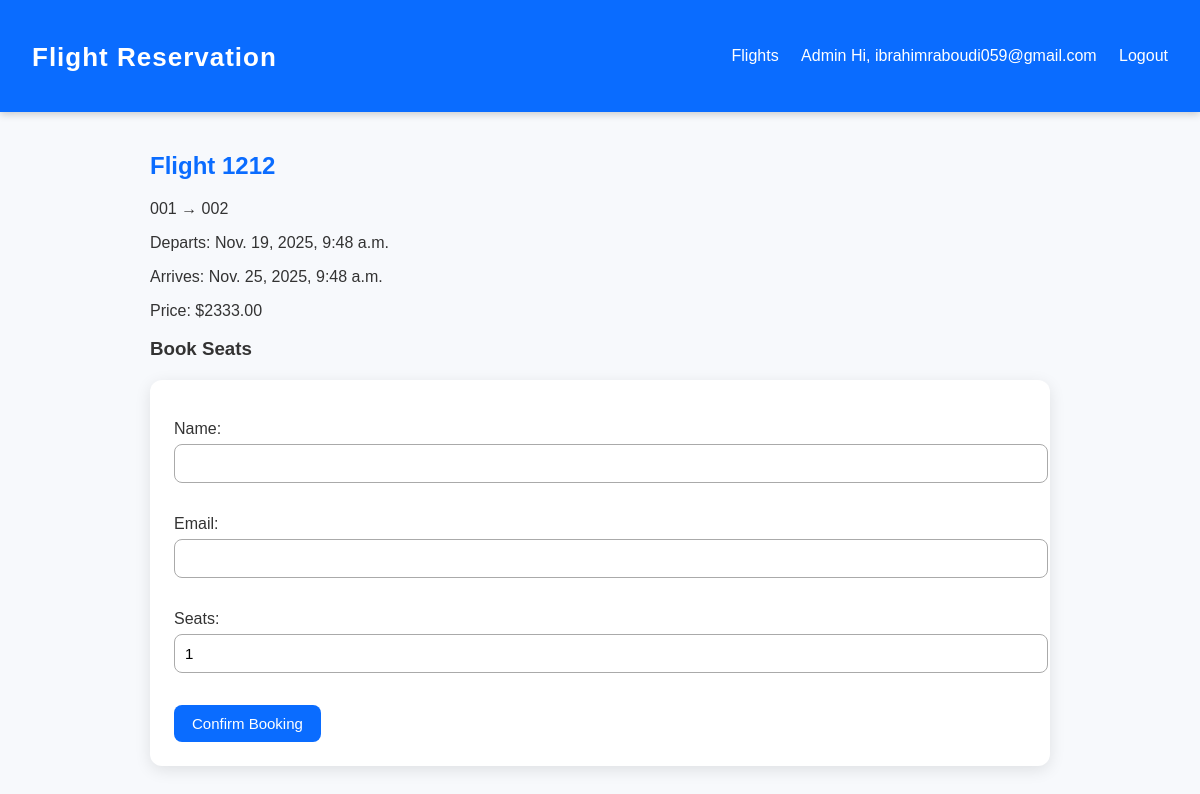
The app's page /flight/2/ (signed in) with its own data.
### reservations/models.py (models this page shows, shortened)
class Flight(models.Model):
    number = models.CharField(max_length=10)
    origin = models.ForeignKey(Airport, related_name='departures', on_delete=models.CASCADE)
    destination = models.ForeignKey(Airport, related_name='arrivals', on_delete=models.CASCADE)
    departure_time = models.DateTimeField()
    arrival_time = models.DateTimeField()
    price = models.DecimalField(max_digits=10, decimal_places=2)
    seats = models.PositiveIntegerField()
    class Meta:
        constraints = [
            models.CheckConstraint(
                check=Q(arrival_time__gt=F("departure_time")),
                name="arrival_after_departure",
            ),
            models.CheckConstraint(
                check=Q(price__gte=0) & Q(seats__gte=0),
                name="non_negative_price_seats",
            ),
        ]

class Airport(models.Model):
    code = models.CharField(max_length=10, unique=True)
    name = models.CharField(max_length=100)
    city = models.CharField(max_length=100)
    country = models.CharField(max_length=100)

### reservations/views.py (the view, shortened to what this page needs)
# urls.py: path('flight/<int:pk>/', views.flight_detail, name='flight_detail'),
def flight_detail(request, pk):
    flight = get_object_or_404(Flight, pk=pk)
    initial = None
    if request.user.is_authenticated:
        initial = {"name": getattr(request.user, "get_full_name", lambda: request.user.username)(), "email": request.user.email or ""}
    form = BookingForm(request.POST or None, initial=initial)
    if request.method == "POST" and not request.user.is_authenticated:
        return redirect(f"{reverse('login')}?next={request.path}")
    return render(request, "reservations/flight_detail.html", {"flight": flight, "form": form})

### reservations/forms.py
class BookingForm(forms.Form):
    name = forms.CharField(max_length=100)
    email = forms.EmailField()
    seats = forms.IntegerField(min_value=1, initial=1)

### templates/reservations/flight_detail.html (shortened to what this page needs)
{% extends 'base.html' %}
{% block content %}
<h2>Flight {{ flight.number }}</h2>
<p>{{ flight.origin.code }} → {{ flight.destination.code }}</p>
<p>Departs: {{ flight.departure_time }}</p>
<p>Arrives: {{ flight.arrival_time }}</p>
<p>Price: ${{ flight.price }}</p>
<h3>Book Seats</h3>
<form method="post">
    {{ form.as_p }}
    <button type="submit">Confirm Booking</button>
  </form>
{% endblock %}

### templates/base.html (shortened to what this page needs)
<!DOCTYPE html>
<html lang="en">
<head>
    {% load static %}
    <link rel="stylesheet" href="{% static 'styles.css' %}" />
</head>
<body>
    <header>
        <h1><a href="/">Flight Reservation</a></h1>
        <nav>
            <a href="/flights/">Flights</a>
            <a href="/admin/">Admin</a>
            {% if request.user.is_authenticated %}
                <span>Hi, {{ request.user.username }}</span>
                <a href="{% url 'logout' %}">Logout</a>
            {% else %}
                <a href="{% url 'login' %}">Login</a>
                <a href="{% url 'register' %}">Register</a>
            {% endif %}
        </nav>
    </header>
    <main>
        {% block content %}{% endblock %}
    </main>
</body>
</html>

### static/styles.css (style rules this page uses)
body { font-family: "Poppins", Arial, sans-serif; margin: 0; padding: 0; background: #f7f9fc; color: #333; }
header { background: #0a6cff; color: white; padding: 16px 32px; display: flex; align-items: center; justify-content: space-between; box-shadow: 0px 2px 8px rgba(0,0,0,0.2); }
header h1 a { color: white; font-size: 26px; text-decoration: none; letter-spacing: 1px; }
nav a { color: white; margin-left: 18px; text-decoration: none; font-weight: 500; transition: 0.2s; }
main { padding: 20px; max-width: 900px; margin: auto; }
form, .content-box { background: white; padding: 24px; border-radius: 12px; box-shadow: 0 4px 16px rgba(0,0,0,0.1); margin-top: 20px; }
h2, h1 { color: #0a6cff; }
input, select, textarea { width: 100%; padding: 10px; margin-top: 6px; margin-bottom: 16px; border-radius: 8px; border: 1px solid #aaa; font-size: 15px; transition: border-color 0.2s ease; }
button { padding: 10px 18px; background: #0a6cff; border: none; color: white; font-size: 15px; border-radius: 8px; cursor: pointer; transition: background 0.2s ease; }

### records on screen
Flight: number "1212", origin.code "001", destination.code "002", departure_time "Nov. 19, 2025, 9:48 a.m.", arrival_time "Nov. 25, 2025, 9:48 a.m.", price "2333.00"

### other values on screen
{{ request.user.username }} "ibrahimraboudi059@gmail.com"
